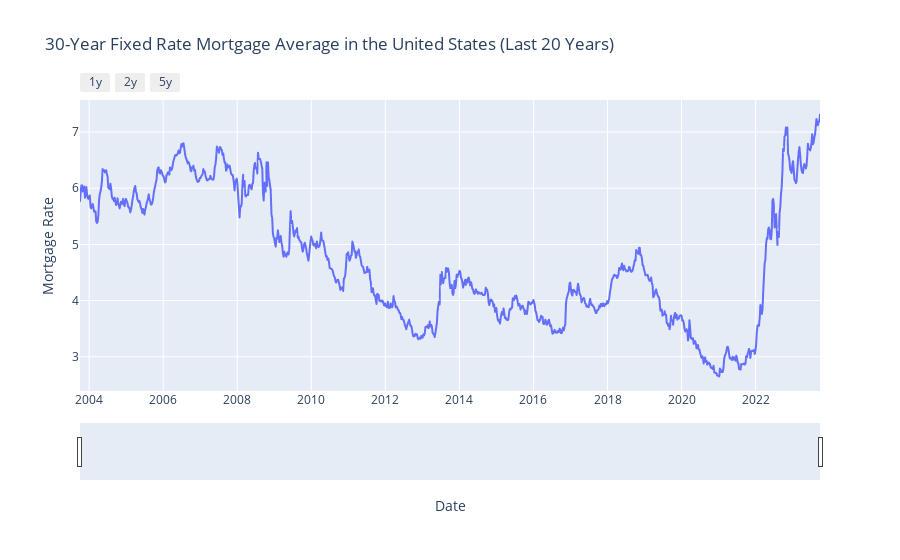

The code cell stored with this chart in its notebook:
### Code cell
# Plot data
fig = px.line(
    df.reset_index(), 
    x=column_1, 
    y=column_2, 
    title='30-Year Fixed Rate Mortgage Average in the United States (Last 20 Years)',
    labels={
        column_1: "Date",
        column_2: "Mortgage Rate"
    },
)

# Set up plot view-slider
fig.update_xaxes(
    rangeslider_visible = True,
    rangeselector = dict(
        buttons = list([
              dict(count=1, label='1y', step="year", stepmode="backward"),
              dict(count=2, label='2y', step="year", stepmode="backward"),
              dict(count=2, label='5y', step="year", stepmode="backward")
        ])
    )
)

fig.show()

### Figure 1 — Plotly figure (JSON) as saved in the notebook; plotly's stock layout.template omitted (floating-point values rounded to 4 significant figures; data arrays with more than 128 entries replaced by an {"elided": "..."} marker saying what was removed)
{"data": [{"hovertemplate": "Date=%{x}<br>Mortgage Rate=%{y}<extra></extra>", "legendgroup": "", "line": {"color": "#636efa", "dash": "solid"}, "marker": {"symbol": "circle"}, "mode": "lines", "name": "", "showlegend": false, "type": "scattergl", "x": {"elided": "1044 str values"}, "xaxis": "x", "y": {"elided": "1044 float values"}, "yaxis": "y"}], "layout": {"legend": {"tracegroupgap": 0}, "title": {"text": "30-Year Fixed Rate Mortgage Average in the United States (Last 20 Years)"}, "xaxis": {"anchor": "y", "domain": [0, 1], "rangeselector": {"buttons": [{"count": 1, "label": "1y", "step": "year", "stepmode": "backward"}, {"count": 2, "label": "2y", "step": "year", "stepmode": "backward"}, {"count": 2, "label": "5y", "step": "year", "stepmode": "backward"}]}, "rangeslider": {"visible": true}, "title": {"text": "Date"}}, "yaxis": {"anchor": "x", "domain": [0, 1], "title": {"text": "Mortgage Rate"}}}}
